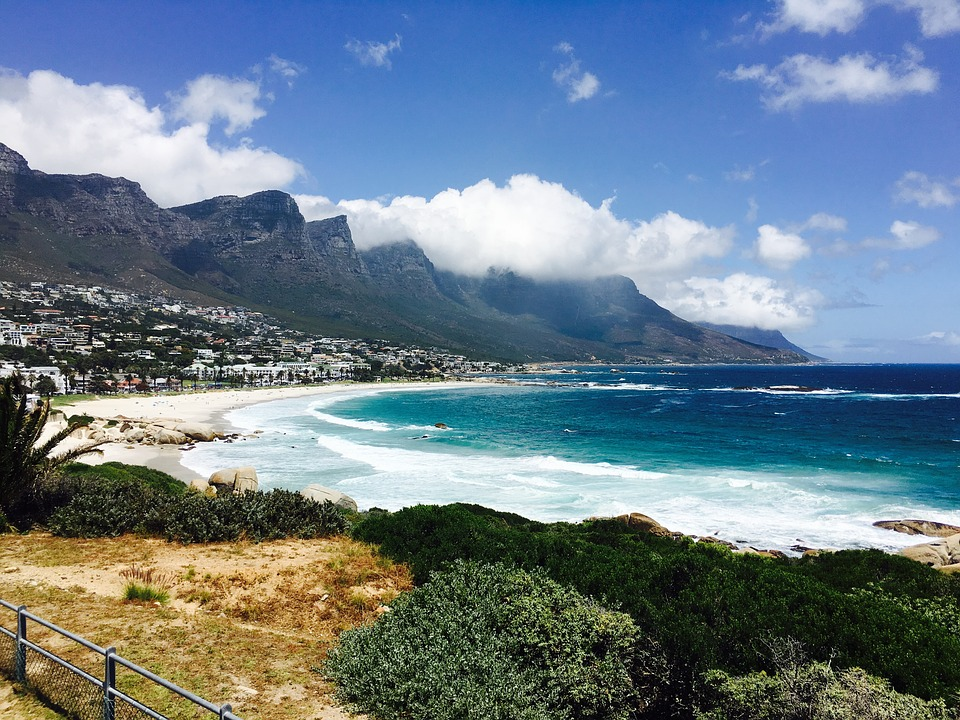
#> input picture cat.jpg, 960 x 720 px
$ python image_airthmatic.py
#> lines starting #> are read from the running program, lines starting #| are printed output that depends on the picture
import cv2
import numpy as np
img = cv2.imread("cat.jpg")
#> img is the input picture: shape (720, 960, 3); mean B, G, R 138.6, 125.1, 106.4
cv2.imshow("orignal",img)
m = np.ones(img.shape,dtype="uint8")*50

added = cv2.add(img,m)
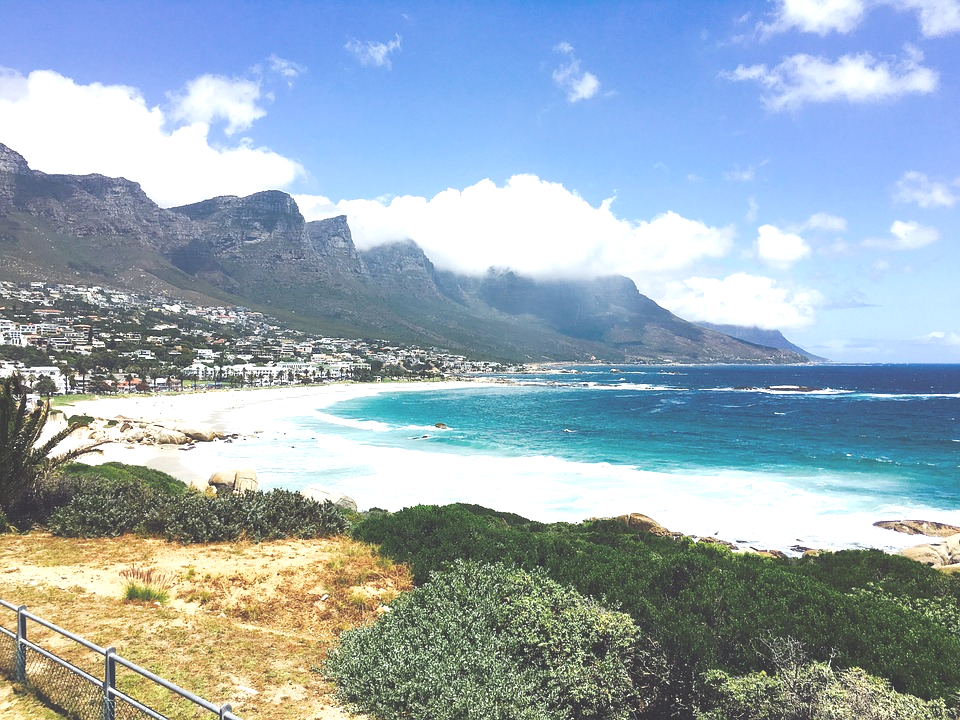
#> added: shape (720, 960, 3); mean B, G, R 183, 171.2, 153
cv2.imshow("added ",added)
subtract = cv2.subtract(img,m)
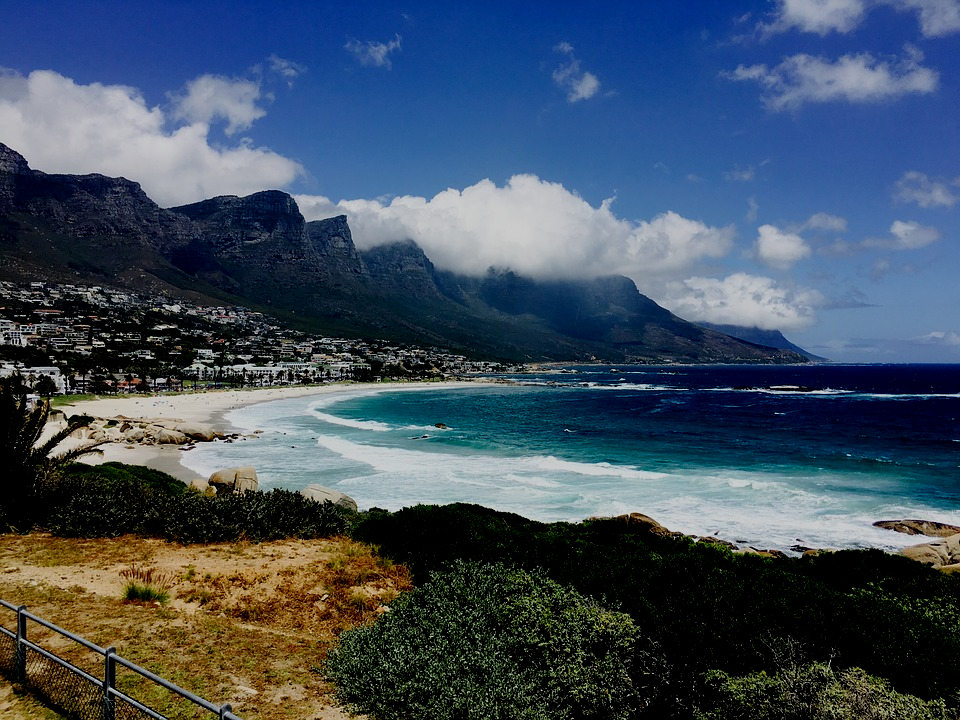
#> subtract: shape (720, 960, 3); mean B, G, R 94.7, 78.6, 63.5
cv2.imshow("subtract ",subtract)
multiply = cv2.multiply(img,m)
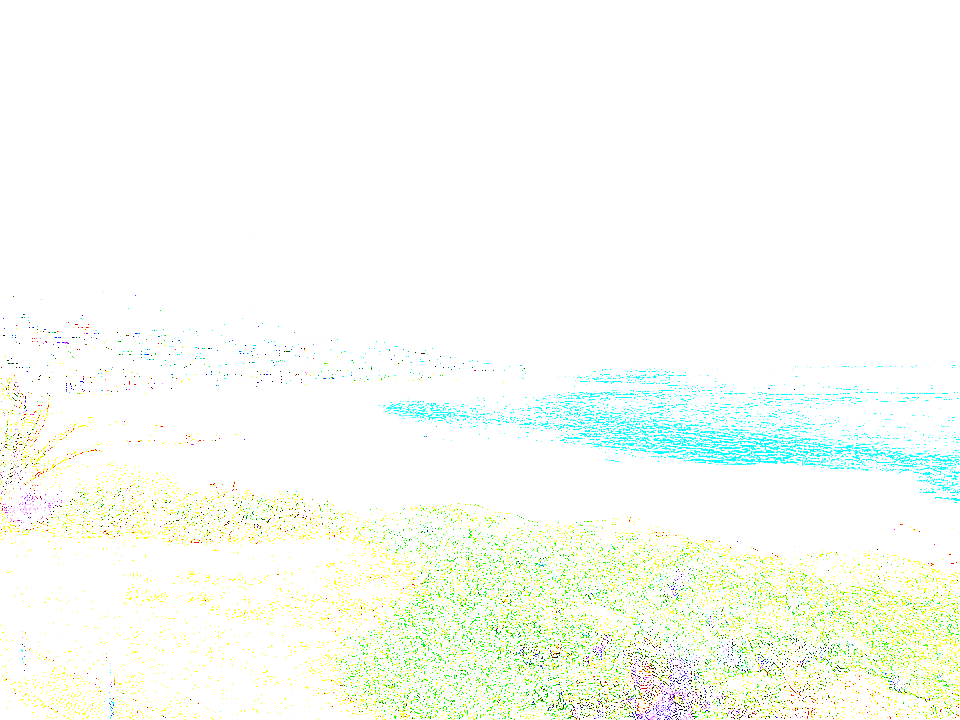
#> multiply: shape (720, 960, 3); mean B, G, R 246.8, 253.9, 249.1
cv2.imshow("multiply ",multiply)
cv2.waitKey(0)
cv2.destroyAllWindows()
